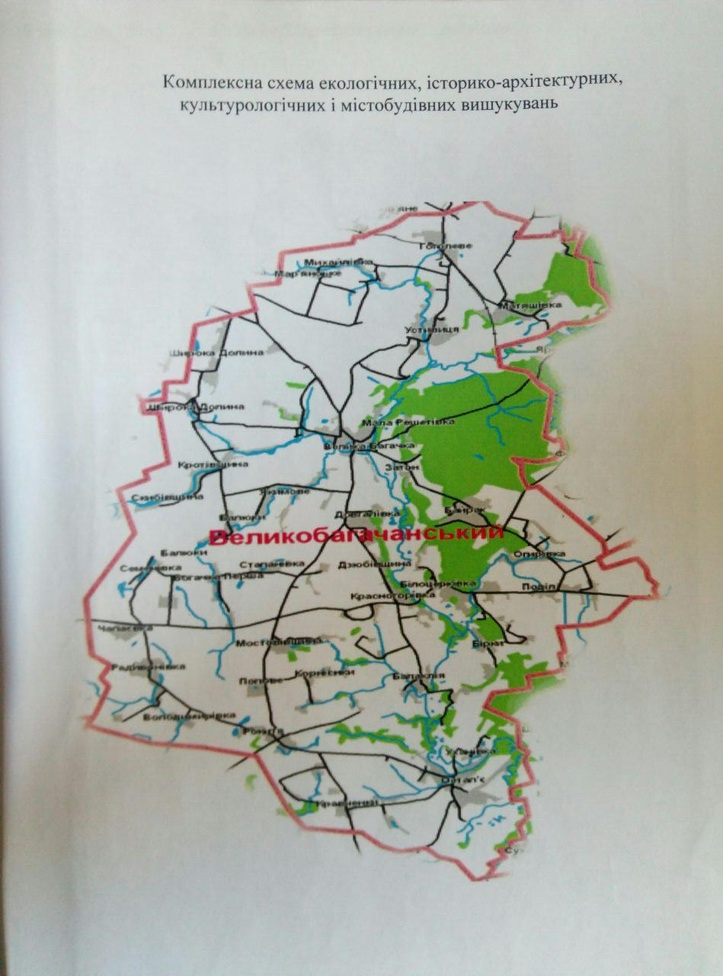
#> input picture scripts/py psd/other/YT/ProgrammingKnowledge/OpenCV for beginners/resources/image.jpg, 723 x 976 px, shrunk from 949 x 1280 before the run
$ python methods.py
#> lines starting #> are read from the running program, lines starting #| are printed output that depends on the picture
#> in read_image, image is the input picture: shape (976, 723, 3); mean B, G, R 170.3, 179.5, 174.8
import cv2

# cv2.IMREAD_COLOR = 1
# cv2.IMREAD_GRAYSCALE = 0
# cv2.IMREAD_UNCHANGED = -1

# roi : region of interest

def handle_image(image):
    print(image.shape) # tuple(rows, colums, channels)
#| (976, 723, 3)
    print(image.size) # total number of pixels
#| 2116944
    print(image.dtype) # image databype is obtained
#| uint8

    b, g, r = cv2.split(image)
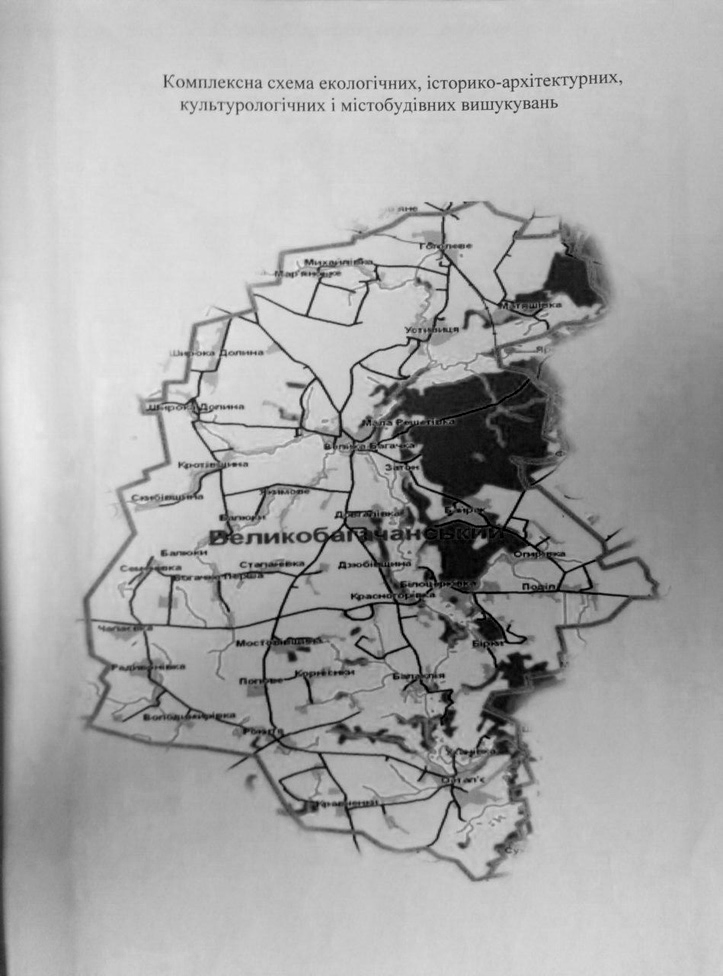
#> b: shape (976, 723); min 0, max 237, mean 170.3
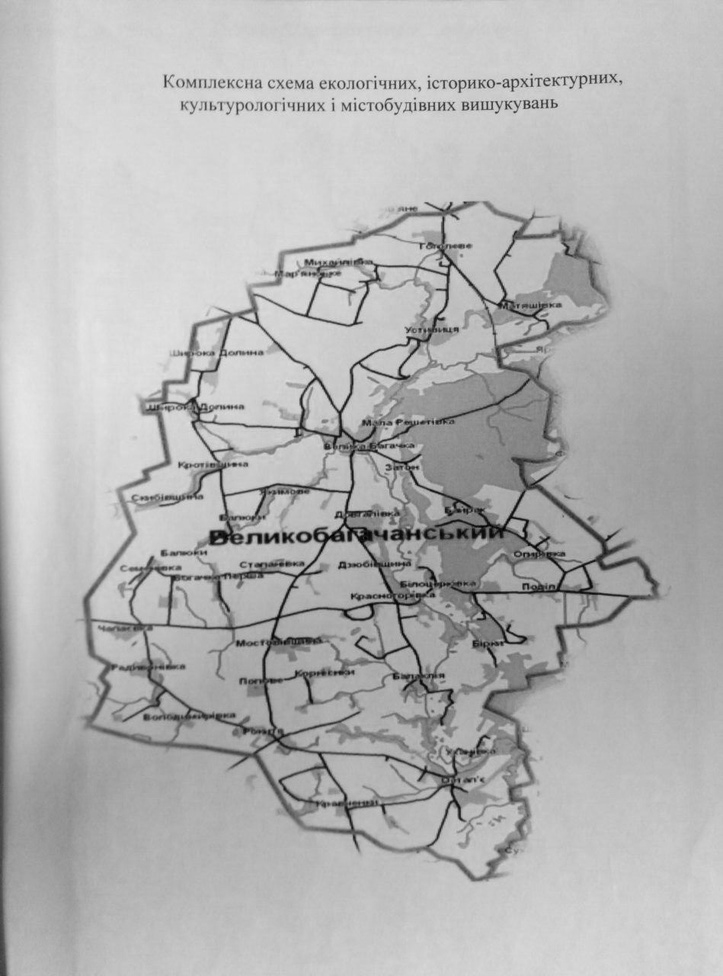
#> g: shape (976, 723); min 0, max 230, mean 179.5
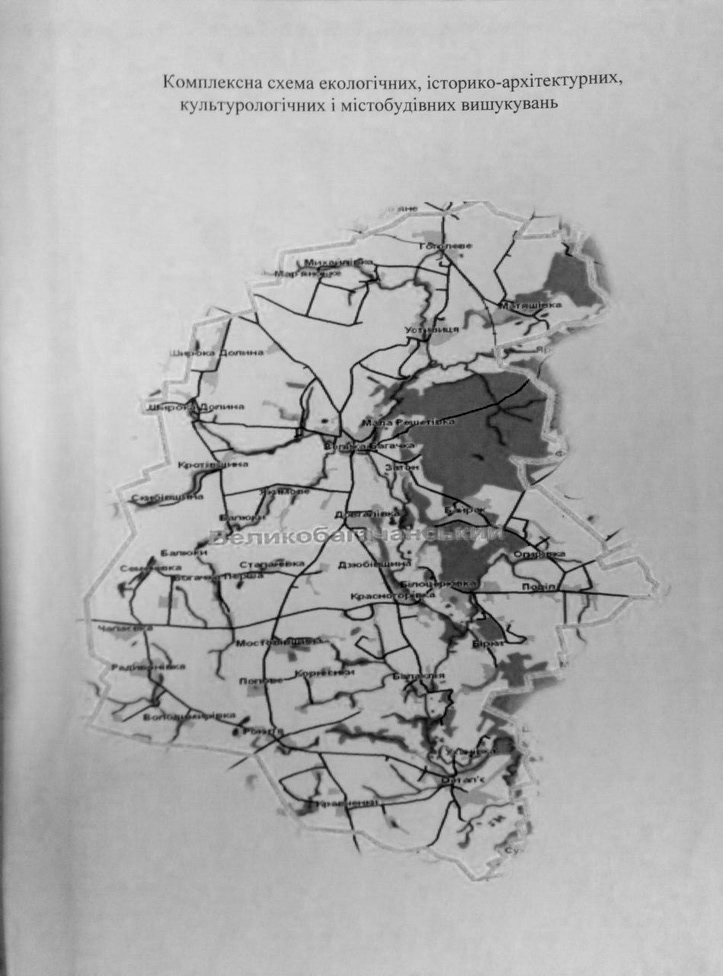
#> r: shape (976, 723); min 0, max 232, mean 174.8
    image = cv2.merge((b, g, r))

    cv2.imshow('window', image)
    key = cv2.waitKey(0) & 0xFF
#> (key q is pressed here)

    if key == ord('q') or key == 27:
        print('quitting')

    cv2.destroyAllWindows()

def read_image():
    image = cv2.imread('resources/image.jpg', 1)
    if not image is None:
        handle_image(image)
    else:
        print('image not found')

def main():
    read_image()

if __name__ == '__main__':
    main()
